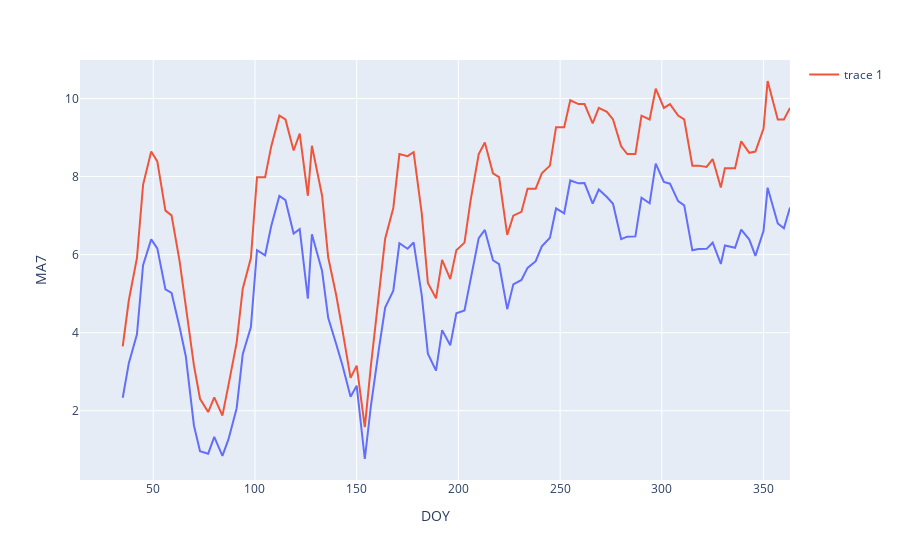

Notebook cell for this chart:
### Code cell
import plotly.express as px

output_copy = output_full.copy()
output_copy["MA7"] = output_copy['expected loss revenue'].rolling(7).mean()
output_copy["MA7_exp"] = output_copy["loss revenue"].rolling(7).mean()
fig = px.line(output_copy, x="DOY", y="MA7")
fig.add_scatter(x=output_copy["DOY"], y=output_copy["MA7_exp"], mode="lines")
fig.show()
